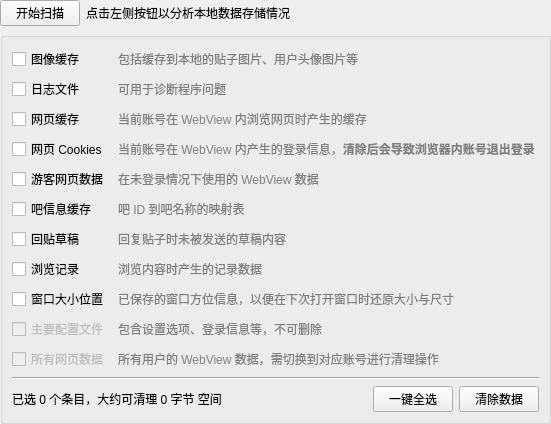
         <widget class="QWidget" name="scrollAreaWidgetContents_2">
          <property name="geometry">
           <rect>
            <x>0</x>
            <y>0</y>
            <width>551</width>
            <height>368</height>
           </rect>
          </property>
          <layout class="QGridLayout" name="gridLayout_31">
           <property name="leftMargin">
            <number>0</number>
           </property>
           <property name="topMargin">
            <number>0</number>
           </property>
           <property name="rightMargin">
            <number>0</number>
           </property>
           <property name="bottomMargin">
            <number>0</number>
           </property>
           <item row="0" column="0">
            <layout class="QHBoxLayout" name="horizontalLayout_11" stretch="0,1">
             <item>
              <widget class="QPushButton" name="pushButton_12">
               <property name="text">
                <string>开始扫描</string>
               </property>
              </widget>
             </item>
             <item>
              <widget class="QLabel" name="label_26">
               <property name="text">
                <string>点击左侧按钮以分析本地数据存储情况</string>
               </property>
              </widget>
             </item>
            </layout>
           </item>
           <item row="1" column="0">
            <widget class="QGroupBox" name="groupBox_3">
             <property name="title">
              <string/>
             </property>
             <layout class="QGridLayout" name="gridLayout_17">
              <item row="1" column="0">
               <widget class="Line" name="line_2">
                <property name="orientation">
                 <enum>Qt::Horizontal</enum>
                </property>
               </widget>
              </item>
              <item row="2" column="0">
               <layout class="QHBoxLayout" name="horizontalLayout">
                <item>
                 <widget class="QLabel" name="label_3">
                  <property name="text">
                   <string>已选 0 个条目，大约可清理 0 字节 空间</string>
                  </property>
                 </widget>
                </item>
                <item>
                 <spacer name="horizontalSpacer">
                  <property name="orientation">
                   <enum>Qt::Horizontal</enum>
                  </property>
                  <property name="sizeHint" stdset="0">
                   <size>
                    <width>40</width>
                    <height>20</height>
                   </size>
                  </property>
                 </spacer>
                </item>
                <item>
                 <widget class="QPushButton" name="pushButton_7">
                  <property name="toolTip">
                   <string>全选在清理后不影响正常使用的条目，如图像缓存、网页缓存等。
该功能不会选择影响后续状态的条目，如 Cookies 数据、回贴草稿等。</string>
                  </property>
                  <property name="text">
                   <string>一键全选</string>
                  </property>
                 </widget>
                </item>
                <item>
                 <widget class="QPushButton" name="pushButton_4">
                  <property name="text">
                   <string>清除数据</string>
                  </property>
                 </widget>
                </item>
               </layout>
              </item>
              <item row="0" column="0">
               <layout class="QGridLayout" name="gridLayout_15" columnstretch="0,1">
                <property name="horizontalSpacing">
                 <number>9</number>
                </property>
                <item row="5" column="0">
                 <widget class="QCheckBox" name="checkBox_10">
                  <property name="enabled">
                   <bool>true</bool>
                  </property>
                  <property name="text">
                   <string>吧信息缓存</string>
                  </property>
                 </widget>
                </item>
                <item row="6" column="0" rowspan="2">
                 <widget class="QCheckBox" name="checkBox_18">
                  <property name="enabled">
                   <bool>true</bool>
                  </property>
                  <property name="text">
                   <string>回贴草稿</string>
                  </property>
                 </widget>
                </item>
                <item row="4" column="1">
                 <widget class="QLabel" name="label_31">
                  <property name="font">
                   <font>
                    <pointsize>9</pointsize>
                   </font>
                  </property>
                  <property name="styleSheet">
                   <string notr="true">QLabel{color: grey;}</string>
                  </property>
                  <property name="text">
                   <string>在未登录情况下使用的 WebView 数据</string>
                  </property>
                 </widget>
                </item>
                <item row="13" column="1">
                 <widget class="QLabel" name="label_33">
                  <property name="font">
                   <font>
                    <pointsize>9</pointsize>
                   </font>
                  </property>
                  <property name="styleSheet">
                   <string notr="true">QLabel{color: grey;}</string>
                  </property>
                  <property name="text">
                   <string>所有用户的 WebView 数据，需切换到对应账号进行清理操作</string>
                  </property>
                 </widget>
                </item>
                <item row="0" column="0">
                 <widget class="QCheckBox" name="checkBox_4">
                  <property name="text">
                   <string>图像缓存</string>
                  </property>
                 </widget>
                </item>
                <item row="3" column="1">
                 <widget class="QLabel" name="label_28">
                  <property name="font">
                   <font>
                    <pointsize>9</pointsize>
                   </font>
                  </property>
                  <property name="styleSheet">
                   <string notr="true">QLabel{color: grey;}</string>
                  </property>
                  <property name="text">
                   <string>&lt;html&gt;&lt;head/&gt;&lt;body&gt;&lt;p&gt;当前账号在 WebView 内产生的登录信息，&lt;span style=&quot; font-weight:700;&quot;&gt;清除后会导致浏览器内账号退出登录&lt;/span&gt;&lt;/p&gt;&lt;/body&gt;&lt;/html&gt;</string>
                  </property>
                 </widget>
                </item>
                <item row="8" column="0" rowspan="2">
                 <widget class="QCheckBox" name="checkBox_19">
                  <property name="enabled">
                   <bool>true</bool>
                  </property>
                  <property name="text">
                   <string>浏览记录</string>
                  </property>
                 </widget>
                </item>
                <item row="8" column="1" rowspan="2">
                 <widget class="QLabel" name="label_35">
                  <property name="font">
                   <font>
                    <pointsize>9</pointsize>
                   </font>
                  </property>
                  <property name="styleSheet">
                   <string notr="true">QLabel{color: grey;}</string>
                  </property>
                  <property name="text">
                   <string>浏览内容时产生的记录数据</string>
                  </property>
                 </widget>
                </item>
                <item row="13" column="0">
                 <widget class="QCheckBox" name="checkBox_11">
                  <property name="enabled">
                   <bool>false</bool>
                  </property>
                  <property name="text">
                   <string>所有网页数据</string>
                  </property>
                 </widget>
                </item>
                <item row="12" column="1">
                 <widget class="QLabel" name="label_30">
                  <property name="font">
                   <font>
                    <pointsize>9</pointsize>
                   </font>
                  </property>
                  <property name="styleSheet">
                   <string notr="true">QLabel{color: grey;}</string>
                  </property>
                  <property name="text">
                   <string>包含设置选项、登录信息等，不可删除</string>
                  </property>
                 </widget>
                </item>
                <item row="2" column="1">
                 <widget class="QLabel" name="label_29">
                  <property name="font">
                   <font>
                    <pointsize>9</pointsize>
                   </font>
                  </property>
                  <property name="styleSheet">
                   <string notr="true">QLabel{color: grey;}</string>
                  </property>
                  <property name="text">
                   <string>当前账号在 WebView 内浏览网页时产生的缓存</string>
                  </property>
                 </widget>
                </item>
                <item row="4" column="0">
                 <widget class="QCheckBox" name="checkBox_9">
                  <property name="enabled">
                   <bool>true</bool>
                  </property>
                  <property name="text">
                   <string>游客网页数据</string>
                  </property>
                 </widget>
                </item>
                <item row="1" column="0">
                 <widget class="QCheckBox" name="checkBox_5">
                  <property name="text">
                   <string>日志文件</string>
                  </property>
                 </widget>
                </item>
                <item row="0" column="1">
                 <widget class="QLabel" name="label_12">
                  <property name="font">
                   <font>
                    <pointsize>9</pointsize>
                   </font>
                  </property>
                  <property name="styleSheet">
                   <string notr="true">QLabel{color: grey;}</string>
                  </property>
                  <property name="text">
                   <string>包括缓存到本地的贴子图片、用户头像图片等</string>
                  </property>
                 </widget>
                </item>
                <item row="3" column="0">
                 <widget class="QCheckBox" name="checkBox_6">
                  <property name="text">
                   <string>网页 Cookies</string>
                  </property>
                 </widget>
                </item>
                <item row="2" column="0">
                 <widget class="QCheckBox" name="checkBox_7">
                  <property name="text">
                   <string>网页缓存</string>
                  </property>
                 </widget>
                </item>
                <item row="12" column="0">
                 <widget class="QCheckBox" name="checkBox_8">
                  <property name="enabled">
                   <bool>false</bool>
                  </property>
                  <property name="text">
                   <string>主要配置文件</string>
                  </property>
                 </widget>
                </item>
                <item row="1" column="1">
                 <widget class="QLabel" name="label_27">
                  <property name="font">
                   <font>
                    <pointsize>9</pointsize>
                   </font>
                  </property>
                  <property name="styleSheet">
                   <string notr="true">QLabel{color: grey;}</string>
                  </property>
                  <property name="text">
                   <string>可用于诊断程序问题</string>
                  </property>
                 </widget>
                </item>
                <item row="5" column="1">
                 <widget class="QLabel" name="label_32">
                  <property name="font">
                   <font>
                    <pointsize>9</pointsize>
                   </font>
                  </property>
                  <property name="styleSheet">
                   <string notr="true">QLabel{color: grey;}</string>
                  </property>
                  <property name="text">
                   <string>吧 ID 到吧名称的映射表</string>
                  </property>
                 </widget>
                </item>
                <item row="6" column="1" rowspan="2">
                 <widget class="QLabel" name="label_34">
                  <property name="font">
                   <font>
                    <pointsize>9</pointsize>
                   </font>
                  </property>
                  <property name="styleSheet">
                   <string notr="true">QLabel{color: grey;}</string>
                  </property>
                  <property name="text">
                   <string>回复贴子时未被发送的草稿内容</string>
                  </property>
                 </widget>
                </item>
                <item row="10" column="0" rowspan="2">
                 <widget class="QCheckBox" name="checkBox_22">
                  <property name="enabled">
                   <bool>true</bool>
                  </property>
                  <property name="text">
                   <string>窗口大小位置</string>
                  </property>
                 </widget>
                </item>
                <item row="10" column="1" rowspan="2">
                 <widget class="QLabel" name="label_45">
                  <property name="font">
                   <font>
                    <pointsize>9</pointsize>
                   </font>
                  </property>
                  <property name="styleSheet">
                   <string notr="true">QLabel{color: grey;}</string>
                  </property>
                  <property name="text">
                   <string>已保存的窗口方位信息，以便在下次打开窗口时还原大小与尺寸</string>
                  </property>
                 </widget>
                </item>
               </layout>
              </item>
             </layout>
            </widget>
           </item>
           <item row="2" column="0">
            <spacer name="verticalSpacer">
             <property name="orientation">
              <enum>Qt::Vertical</enum>
             </property>
             <property name="sizeHint" stdset="0">
              <size>
               <width>0</width>
               <height>198</height>
              </size>
             </property>
            </spacer>
           </item>
          </layout>
         </widget>
